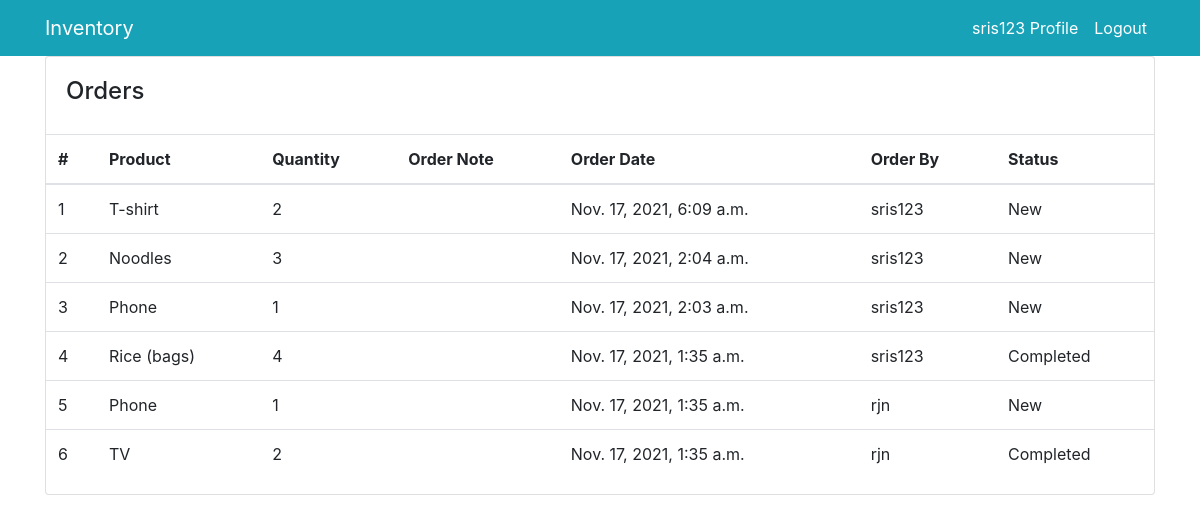
/order/order/ (signed in), run on the app's committed database.
### order/models.py (models this page shows, shortened)
class Order(models.Model):
    user = models.ForeignKey(User, on_delete = models.SET_NULL, null=True)
    product = models.ForeignKey(Product, on_delete = models.SET_NULL, null=True)
    status = models.CharField(max_length=50, choices = status, default='New')
    quantity = models.IntegerField()
    order_note = models.CharField(max_length=120, blank=True)
    created_at = models.DateTimeField(auto_now_add = True)

### store/models.py (models this page shows)
class Product(models.Model):
    product_name = models.CharField(max_length=50,unique=True)
    stock = models.IntegerField()
    is_available = models.BooleanField(default=True)
    category = models.ForeignKey(Category, on_delete = models.CASCADE)
    create_date =  models.DateTimeField(auto_now_add=True)
    def __str__(self):
        return self.product_name

### order/views.py (the view)
# urls.py: path('order/', include('order.urls')),
@login_required(login_url='login')
def order(request):
    order = Order.objects.all().order_by('-id')
    context = {
        'orders': order,
    }
    return render(request, 'order/order_list.html',context)

### templates/order/order_list.html (shortened to what this page needs)
{% extends 'base/base.html' %}
{% block content %}
<div class="orders">
    <div class="row">
        <div class="col-xl-12">
            <div class="card">
                <div class="card-body">
                    <h4 class="box-title">Orders </h4>
                </div>
                <div class="card-body--">
                    <div class="table-stats order-table ov-h">
                        <table class="table ">
                            <thead>
                                <tr>
                                    <th class="serial">#</th>
                                    <th>Product</th>
                                    <th>Quantity</th>
                                    <th>Order Note</th>
                                    <th>Order Date</th>
                                    <th>Order By</th>
                                    <th>Status</th>
                                </tr>
                            </thead>
                            <tbody>
                                {% if orders %}
                                {% for order in orders %}
                                <tr>
                                    <td class="serial">{{ forloop.counter }}</td>
                                    <td>{{ order.product }}</td>
                                    <td>{{ order.quantity }}</td>
                                    <td>{{ order.order_note }}</td>
                                    <td>{{ order.created_at }}</td>
                                    <td>{{ order.user }}</td>
                                    <td>{{ order.status }}</td>
                                </tr>
                                {% endfor %}
                                {% else %}
                                <tr>
                                    <td>No Order Data</td>
                                </tr>
                                {% endif %}
                            </tbody>
                        </table>
                    </div>
                </div>
            </div>
        </div>
    </div>
</div>
{% endblock content %}

### templates/base/navbar.html (shortened to what this page needs)
{% load static %}
<nav class="navbar navbar-expand-lg navbar-info bg-info">
  <div class="container">
    {% if user.is_authenticated %}
    <a class="navbar-brand text-white" href="{% url 'dashboard' %}">Inventory</a>
    <div class="collapse navbar-collapse" id="navbarSupportedContent">
            <ul class="navbar-nav ml-auto">
        <li class="nav-item active">
          <a class="nav-link text-white">{{ user.username }} Profile</a>
        </li>
        <li class="nav-item">
          <a class="nav-link text-white" href="{% url 'logout' %}">Logout</a>
        </li>
      </ul>
      {% endif %}
    </div>
  </div>
</nav>

### data on the page
Order: product "T-shirt", quantity "2", created_at "Nov. 17, 2021, 6:09 a.m.", user "sris123", status "New"
Order: product "Noodles", quantity "3", created_at "Nov. 17, 2021, 2:04 a.m.", user "sris123", status "New"
Order: product "Phone", quantity "1", created_at "Nov. 17, 2021, 2:03 a.m.", user "sris123", status "New"
Order: product "Rice (bags)", quantity "4", created_at "Nov. 17, 2021, 1:35 a.m.", user "sris123", status "Completed"
Order: product "Phone", quantity "1", created_at "Nov. 17, 2021, 1:35 a.m.", user "rjn", status "New"
Order: product "TV", quantity "2", created_at "Nov. 17, 2021, 1:35 a.m.", user "rjn", status "Completed"

### other printed values
{{ user.username }} "sris123"
